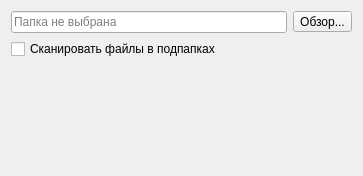
<?xml version="1.0" encoding="UTF-8"?>
<ui version="4.0">
 <class>SelectingSourcesPage</class>
 <widget class="QWizardPage" name="SelectingSourcesPage">
  <property name="geometry">
   <rect>
    <x>0</x>
    <y>0</y>
    <width>363</width>
    <height>176</height>
   </rect>
  </property>
  <property name="windowTitle">
   <string/>
  </property>
  <property name="title">
   <string>Выбор папки с исходниками</string>
  </property>
  <property name="subTitle">
   <string/>
  </property>
  <attribute name="pageId">
   <string notr="true">1</string>
  </attribute>
  <layout class="QGridLayout" name="gridLayout">
   <item row="1" column="0">
    <widget class="QLineEdit" name="lineEdit">
     <property name="readOnly">
      <bool>true</bool>
     </property>
     <property name="placeholderText">
      <string>Папка не выбрана</string>
     </property>
    </widget>
   </item>
   <item row="2" column="0" colspan="2">
    <widget class="QCheckBox" name="checkBox">
     <property name="text">
      <string>Сканировать файлы в подпапках</string>
     </property>
    </widget>
   </item>
   <item row="1" column="1">
    <widget class="QToolButton" name="toolButton">
     <property name="text">
      <string>Обзор...</string>
     </property>
    </widget>
   </item>
   <item row="3" column="0">
    <spacer name="verticalSpacer">
     <property name="orientation">
      <enum>Qt::Vertical</enum>
     </property>
     <property name="sizeHint" stdset="0">
      <size>
       <width>20</width>
       <height>40</height>
      </size>
     </property>
    </spacer>
   </item>
  </layout>
 </widget>
 <resources/>
 <connections/>
</ui>
